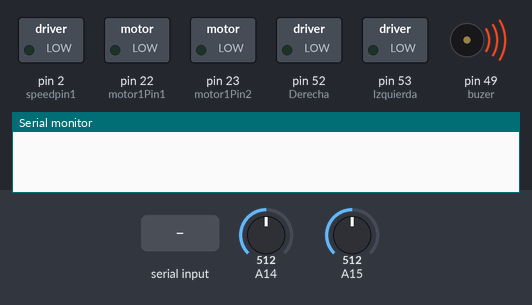
Bench run of a sketch on a simulated Arduino Mega 2560, built with avr-gcc and run on an emulated ATmega2560. Shown: switched loads named in the sketch (green lamp = pin HIGH), buzzer (waves = sounding), the last lines printed to the serial monitor. The test bench sets the inputs (shaded band); at power-on: A14 = 512, A15 = 512.

Above: at 1.2 s.
1.3 s: "a" received over Serial
At 1.88 s:
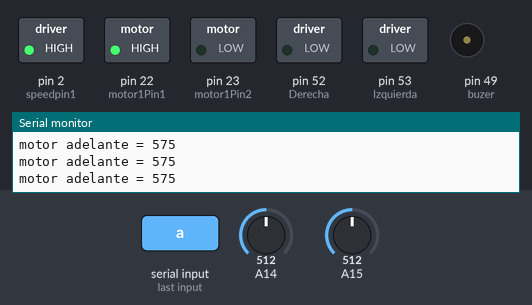
4.3 s: "r" received over Serial
At 4.51 s:
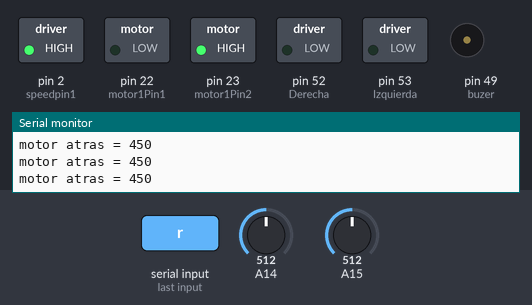
7.3 s: "d" received over Serial
At 7.49 s:
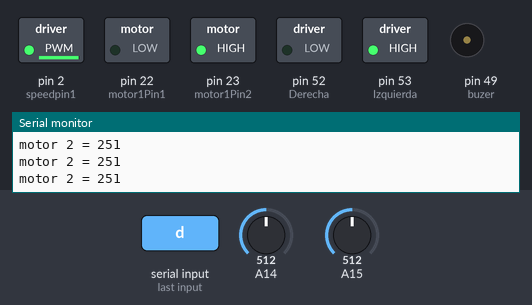
10.3 s: "z" received over Serial
At 10.47 s:
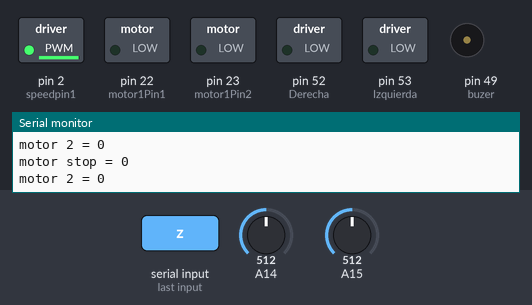
13.3 s: "b" received over Serial
At 13.82 s:
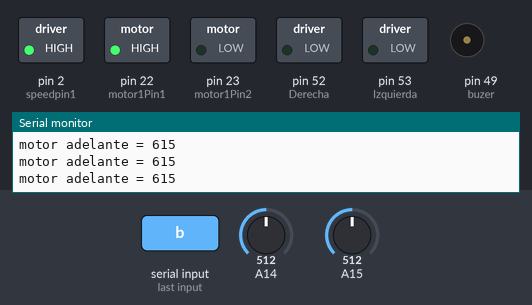
16.3 s: "i" received over Serial
At 16.8 s:
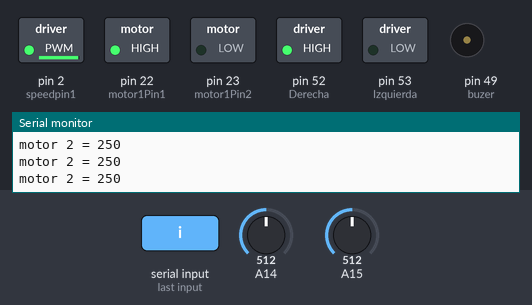
Timing chart, 0 to 19.3 s (numbered marks = the images above; inputs shaded):
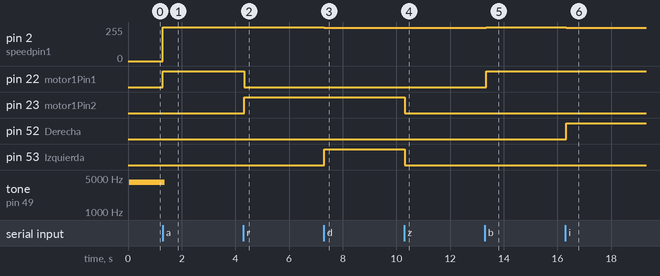

Measured:
- after the input at 1.3 s, pin 2 (speedpin1): 0/255 → 255/255 at once; pin 22 (motor1Pin1): LOW → HIGH at once; tone on pin 49 (buzer): 4089 Hz → silent after 0.06 s
- after the input at 4.3 s, pin 22 (motor1Pin1): HIGH → LOW at once; pin 23 (motor1Pin2): LOW → HIGH at once
- after the input at 7.3 s, pin 2 (speedpin1): 255/255 → 251/255 at once; pin 53 (Izquierda): LOW → HIGH at once
- after the input at 10.3 s, pin 23 (motor1Pin2), pin 53 (Izquierda): HIGH → LOW at once
- after the input at 13.3 s, pin 2 (speedpin1): 251/255 → 255/255 at once; pin 22 (motor1Pin1): LOW → HIGH at once
- after the input at 16.3 s, pin 2 (speedpin1): 255/255 → 250/255 at once; pin 52 (Derecha): LOW → HIGH at once

The sketch:

Control_Carro.ino
```cpp
int motor1Pin1 = 22;   // Motor 1 atras
int motor1Pin2 = 23;   // Motor 1 adelante
int speedpin1 = 2; // Motor 1 aceleracion (PWM) Pin enable del L293
int vel = 0;
int giro = 0;
int Derecha = 52;   // Motor 2 Derecha
int Izquierda = 53;   // Motor 2 Izquierda
int buzer = 49;
void setup()
{
Serial.begin (115200);
//configuracion de pines
// Control Motor 1
pinMode(buzer,OUTPUT);
pinMode(motor1Pin1, OUTPUT);
pinMode(motor1Pin2, OUTPUT);
pinMode(Derecha, OUTPUT);
pinMode(Izquierda, OUTPUT);
// Establece speedPinX en modo High para poder controlar la velocidad
digitalWrite(speedpin1, HIGH);
// comprobacion de reseteo, si el led parpadea solo 3 veces, todo esta bien
// si vuelve a parpadear, significa que ha hecho un reset, revisar conexiones
// por si hubiera un corto
}

void loop()
{
     int c = Serial.read();
     int q = analogRead(15);
     int w = analogRead(14);

            digitalWrite(buzer,LOW);
            if (c=='a')
              {
                vel = 575;
                giro = 'a';
               }
            else if (c=='b')
               {
                vel = 615;
                giro = 'a';
               }
            else if (c=='c')
               {
                vel = 750;
                giro = 'a';
               }

            else if (c=='r')            //g cambia el giro del motor con una velocidad media
               {

                vel = 450;
                giro = 'g';
               }

            else if (c=='d')            //g cambia el direccion de carro Derecha
               {
                vel = 251;
                giro = 'd';
               }
            else if (c=='i')            //g cambia el direccion de carro Izquierda
               {
                vel = 250;
                giro = 'i';
               }
             else if (c=='z')
               {
               vel = 0;
               giro = 'z';

               }
if ( giro == 'g')
   {
    digitalWrite(motor1Pin1, LOW);      // Establece el sentido de giro del motor 1
    digitalWrite(motor1Pin2, HIGH);     //
    analogWrite (speedpin1, vel);       //
    Serial.print("motor atras = ");         //
    Serial.println(vel);                //
    delay (50);                         //
                                        //
   }
   else if(giro =='a')
      {
       digitalWrite(motor1Pin1, HIGH);     // Establece el sentido de giro del motor 1
       digitalWrite(motor1Pin2, LOW);      //
       analogWrite (speedpin1, vel);  //
       Serial.print("motor adelante = ");         //
       Serial.println(vel);           //
       delay (50);
      }
   if ( giro == 'd')
   {
    digitalWrite(Derecha, LOW);      // Establece el sentido de giro del motor 1
    digitalWrite(Izquierda, HIGH);
    analogWrite (speedpin1, vel);       //
    Serial.print("motor 2 = ");         //
    Serial.println(vel);                //
    delay (50);                         //
                                        //
   }
   else if( giro == 'i')
      {
       digitalWrite(Derecha, HIGH);     // Establece el sentido de giro del motor 1
       digitalWrite(Izquierda, LOW);      //
       analogWrite (speedpin1, vel);  //
       Serial.print("motor 2 = ");         //
       Serial.println(vel);           //
       delay (50);
      }
   if (giro == 'z')
      {
       digitalWrite(Derecha, LOW);     // Establece el sentido de giro del motor 1
       digitalWrite(Izquierda, LOW);
       digitalWrite(motor1Pin1, LOW);     // Establece el sentido de giro del motor 1
       digitalWrite(motor1Pin2, LOW);
       Serial.print("motor stop = ");
       Serial.println(vel);
       Serial.print("motor 2 = ");
       Serial.println(vel);
       delay (50);
      }
      if ( q > 0)
      {
        digitalWrite(buzer,HIGH);

      }
      if ( w > 0)
      {
        digitalWrite(buzer,HIGH);

      }
}
```
